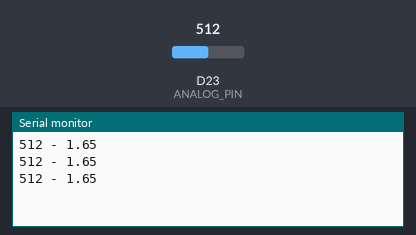
Bench run of a sketch on a simulated Arduino Zero (SAMD21). Shown: the last lines printed to the serial monitor. The inputs (shaded band) are chosen by the test bench; at power-on: D23 (ANALOG_PIN) = 512 (analog values on the 0–1023 scale).

Above: at 1.3 s.
1.4 s: D23 (ANALOG_PIN) set to 716
At 1.9 s:
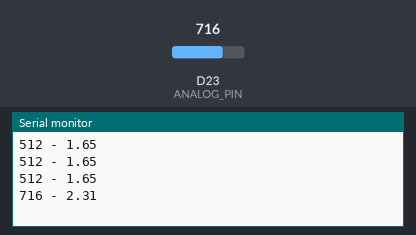
2.9 s: D23 (ANALOG_PIN) set to 900
At 3.4 s:
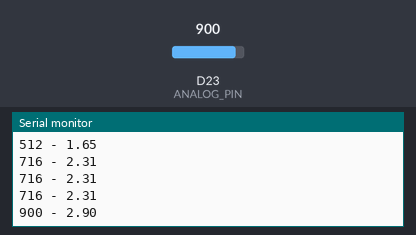
Timing chart, 0 to 5.9 s (numbered marks = the images above; inputs shaded):
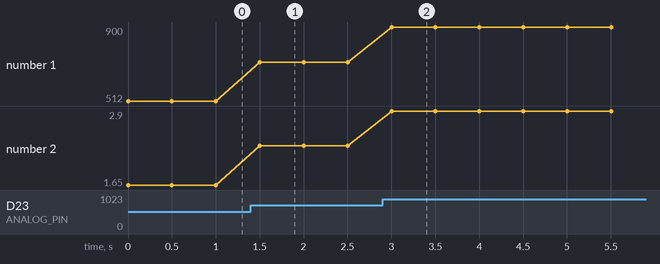

The sketch:

Prog1.ino
```cpp
// TP2 - Prog 1, 1b et 1c

#define SAMPLE_PERIOD 500 // en ms
#define ANALOG_PIN A9

unsigned int sensorValueInt;
float sensorValueVolt;

unsigned long time;
long previousTime;

void setup() {
  //analogReference(AR_INTERNAL1V0);
  analogReference(AR_DEFAULT);
  analogReadResolution(10);
  Serial.begin(9600);
  previousTime = -SAMPLE_PERIOD;
}

void loop() {
  time = millis();

  if(time - previousTime >= SAMPLE_PERIOD) {
    sensorValueInt = analogRead(ANALOG_PIN);
    Serial.print(sensorValueInt);
    Serial.print(" - ");
    sensorValueVolt = sensorValueInt*3.28 / 1017;
    Serial.println(sensorValueVolt);
    previousTime = time;
  }
  // AR_DEFAULT
  // Valeur min 0 pour 0V
  // Valeur max 1017 pour 3.28V
  // Valeur centrale : 509 pour 1.64V
  // q = 3.28/1017 # 3.22mV

}
```

Measured:
- after the input at 1.4 s, the serial monitor: prints a new line after 0.10 s (image 1)
- after the input at 2.9 s, the serial monitor: prints a new line after 0.10 s (image 2)
- plotted number 1: 512 → 716 after the input at 1.4 s, 716 → 900 after the input at 2.9 s
- plotted number 2: 1.65 → 2.31 after the input at 1.4 s, 2.31 → 2.9 after the input at 2.9 s
